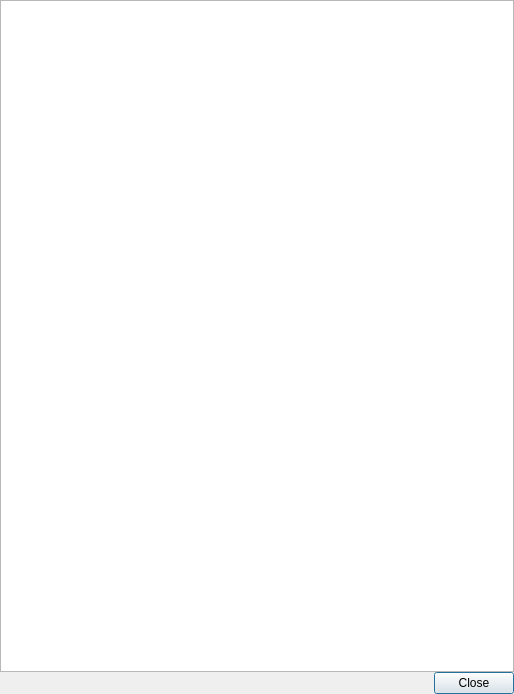
<?xml version="1.0" encoding="UTF-8"?>
<ui version="4.0">
 <class>AboutDialog</class>
 <widget class="QDialog" name="AboutDialog">
  <property name="geometry">
   <rect>
    <x>0</x>
    <y>0</y>
    <width>514</width>
    <height>694</height>
   </rect>
  </property>
  <property name="windowTitle">
   <string>About</string>
  </property>
  <layout class="QVBoxLayout" name="verticalLayout">
   <property name="spacing">
    <number>0</number>
   </property>
   <property name="leftMargin">
    <number>0</number>
   </property>
   <property name="topMargin">
    <number>0</number>
   </property>
   <property name="rightMargin">
    <number>0</number>
   </property>
   <property name="bottomMargin">
    <number>0</number>
   </property>
   <item>
    <widget class="QTextBrowser" name="textBrowser">
     <property name="undoRedoEnabled">
      <bool>false</bool>
     </property>
     <property name="readOnly">
      <bool>true</bool>
     </property>
     <property name="acceptRichText">
      <bool>false</bool>
     </property>
     <property name="textInteractionFlags">
      <set>Qt::TextBrowserInteraction</set>
     </property>
     <property name="openExternalLinks">
      <bool>true</bool>
     </property>
    </widget>
   </item>
   <item>
    <widget class="QDialogButtonBox" name="buttonBox">
     <property name="orientation">
      <enum>Qt::Horizontal</enum>
     </property>
     <property name="standardButtons">
      <set>QDialogButtonBox::Close</set>
     </property>
    </widget>
   </item>
  </layout>
 </widget>
 <resources>
  <include location="../copyq.qrc"/>
 </resources>
 <connections>
  <connection>
   <sender>buttonBox</sender>
   <signal>accepted()</signal>
   <receiver>AboutDialog</receiver>
   <slot>accept()</slot>
   <hints>
    <hint type="sourcelabel">
     <x>248</x>
     <y>254</y>
    </hint>
    <hint type="destinationlabel">
     <x>157</x>
     <y>274</y>
    </hint>
   </hints>
  </connection>
  <connection>
   <sender>buttonBox</sender>
   <signal>rejected()</signal>
   <receiver>AboutDialog</receiver>
   <slot>reject()</slot>
   <hints>
    <hint type="sourcelabel">
     <x>316</x>
     <y>260</y>
    </hint>
    <hint type="destinationlabel">
     <x>286</x>
     <y>274</y>
    </hint>
   </hints>
  </connection>
 </connections>
</ui>
